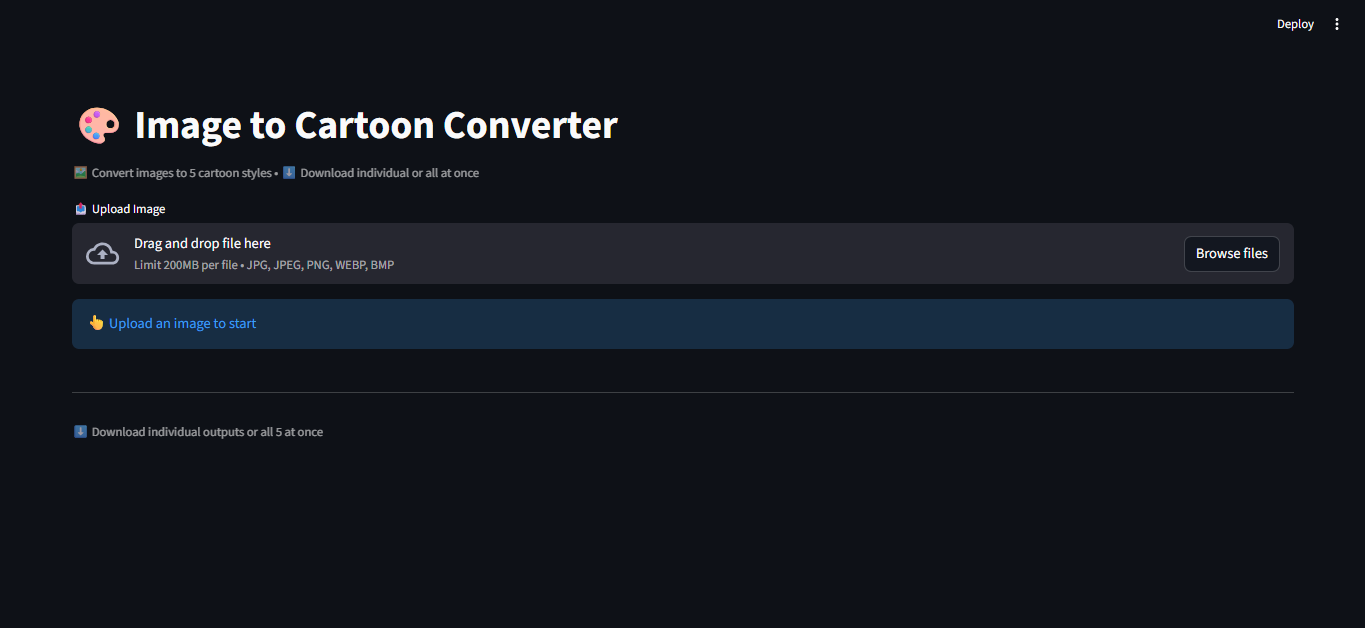
#> input picture test_images/1.png, 1365 x 628 px
$ python -i image_cartoonizer_web.py   (imports and definitions only)
#> lines starting #> are read from the running program, lines starting #| are printed output that depends on the picture; after the words box and inside, x2 and y2 are one past the last pixel; in counts of white or black regions, pixels touching at a corner belong together
#> further down, picture is the input picture: shape (628, 1365, 3); mean B, G, R 31, 23.6, 19.5
import streamlit as st
import cv2
import numpy as np
from PIL import Image
import io
import zipfile

# Page configuration
# [8 lines not run here, left out]

# Cartoon conversion functions
def edge_preserving(img):
    smooth = cv2.bilateralFilter(img, 9, 75, 75)
    gray = cv2.cvtColor(smooth, cv2.COLOR_BGR2GRAY)
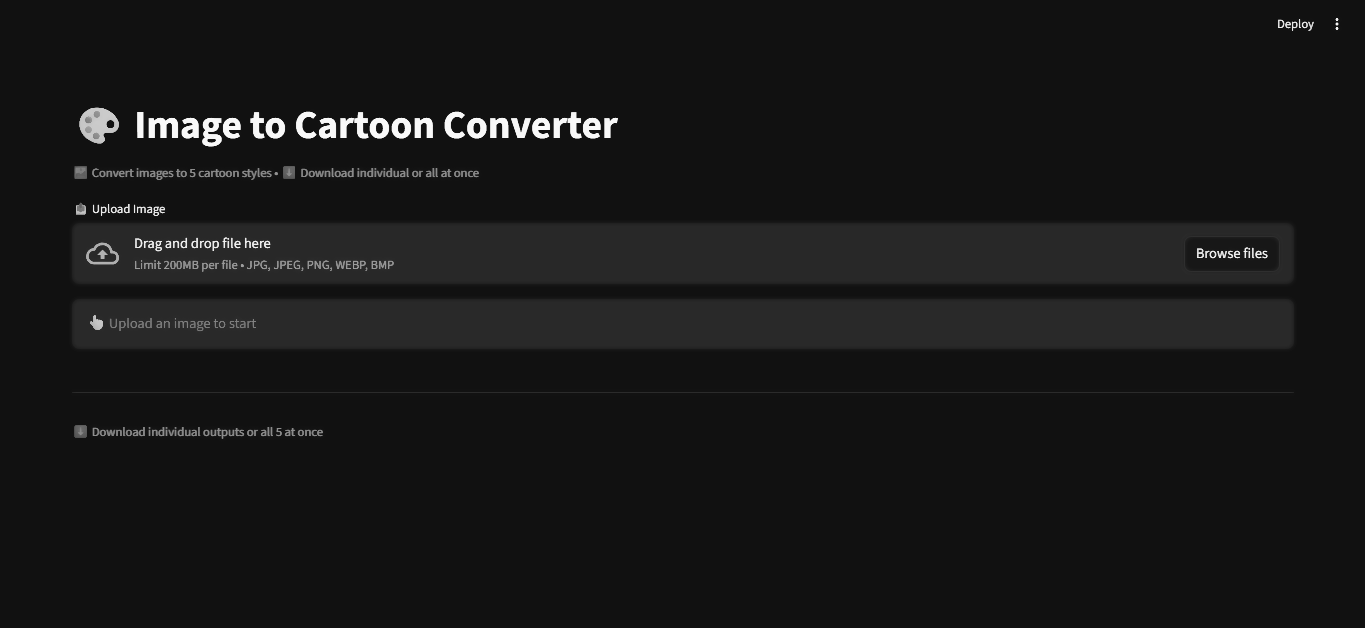
#> gray: shape (628, 1365); min 17, max 250, mean 23.3
    gray = cv2.medianBlur(gray, 5)
    edges = cv2.adaptiveThreshold(
        gray, 255,
        cv2.ADAPTIVE_THRESH_MEAN_C,
        cv2.THRESH_BINARY, 9, 2
    )
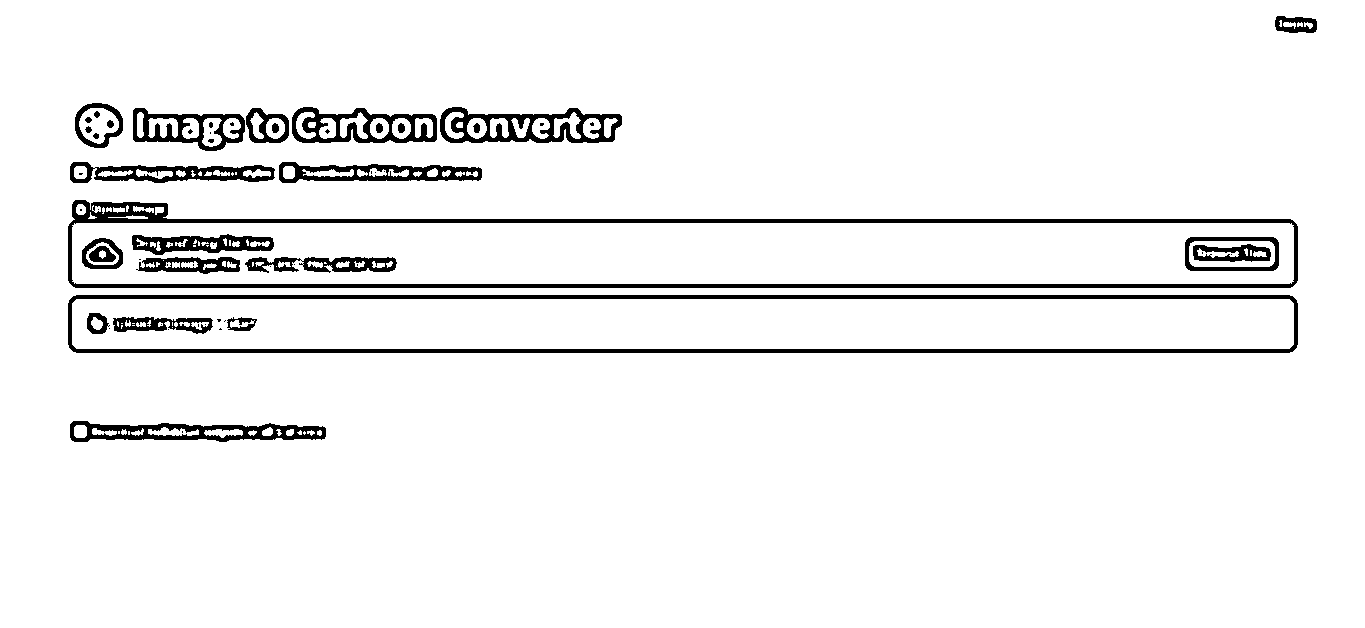
#> edges: shape (628, 1365); 94.6% white; 64 black regions (32 under 20 px), largest, box (x1, y1, x2, y2) and area: (68, 200, 1298, 288) 11357, (68, 295, 1298, 353) 10180, (440, 107, 622, 143) 2988
    color = cv2.bilateralFilter(img, 9, 200, 200)
    return cv2.bitwise_and(color, color, mask=edges)
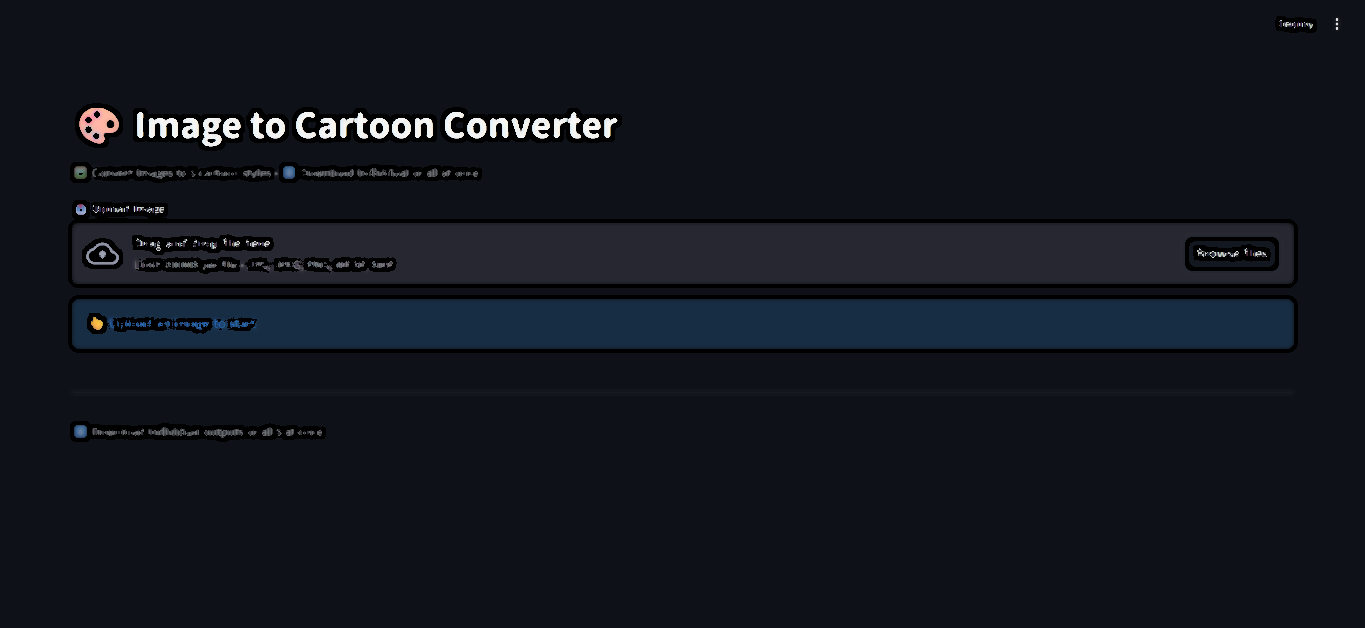
#> returned value: shape (628, 1365, 3); mean of channels 0, 1, 2 28.7, 21.8, 17.9; drawn as B, G, R

# [18 lines left out: function color_quantization, not called in this run]

def stylization(img):
    return cv2.stylization(img, sigma_s=150, sigma_r=0.25)

# [28 lines left out: functions pencil_sketch, advanced_cartoon, not called in this run]

MODELS = {
    "🧩 Edge Preserving": edge_preserving,
    "🎯 Color Quantization": color_quantization,
    "✨ Stylization": stylization,
    "✏️ Pencil Sketch": pencil_sketch,
    "🔥 Advanced Cartoon": advanced_cartoon
}

# File upload
# [4 lines not run here, left out]

# [9 lines left out: function download_button, not called in this run]

# Main application logic
# [51 lines not run here, left out]

>>> import cv2
>>> picture = cv2.imread('../test_images/1.png')
>>> result = edge_preserving(picture)

$ run again, on test_images/2.png
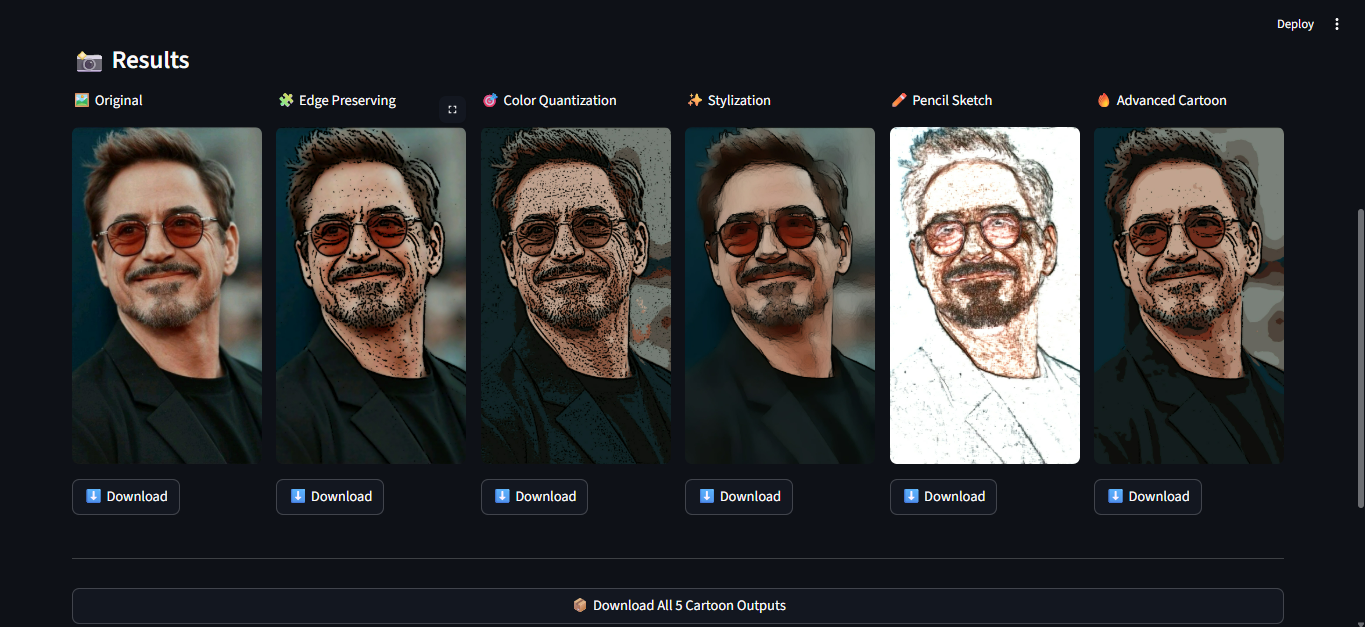
#> input picture test_images/2.png, 1365 x 627 px
#> picture is the input picture: shape (627, 1365, 3); mean B, G, R 51.8, 51.5, 52.5
#> in edge_preserving, `edges = cv2.adaptiveThreshold( gray, 255, cv2.ADAPTIVE_THRESH_MEAN_C, ..`:
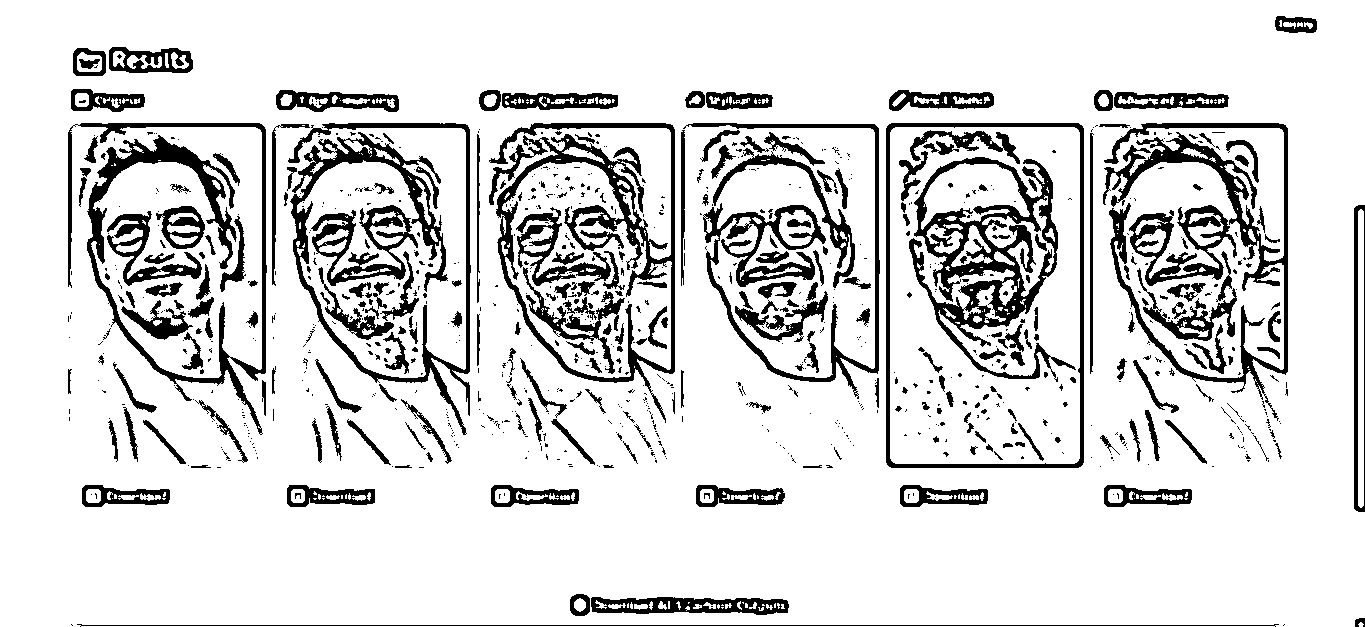
#> edges: shape (627, 1365); 85.3% white; 972 black regions (706 under 20 px), largest, box (x1, y1, x2, y2) and area: (909, 157, 1076, 382) 10198, (489, 123, 675, 423) 9889, (68, 123, 267, 435) 8796
#> in edge_preserving, `return cv2.bitwise_and(color, color, mask=edges)`:
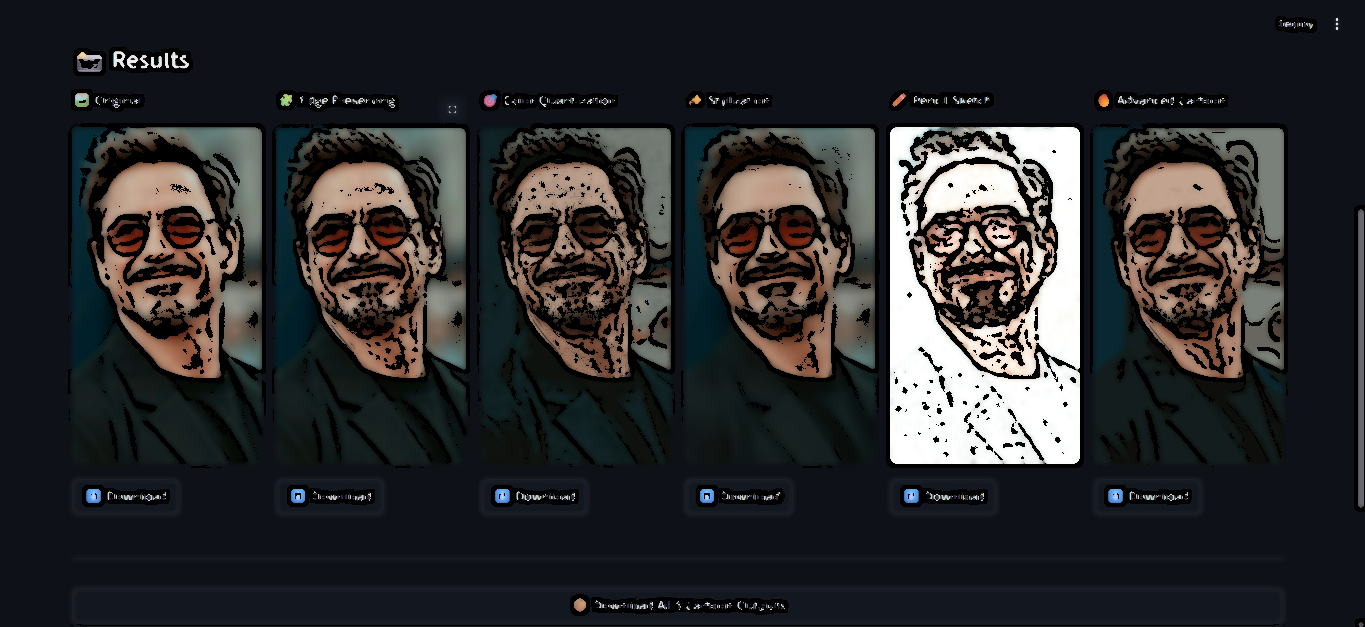
#> returned value: shape (627, 1365, 3); mean of channels 0, 1, 2 44.7, 43.7, 43.4; drawn as B, G, R
